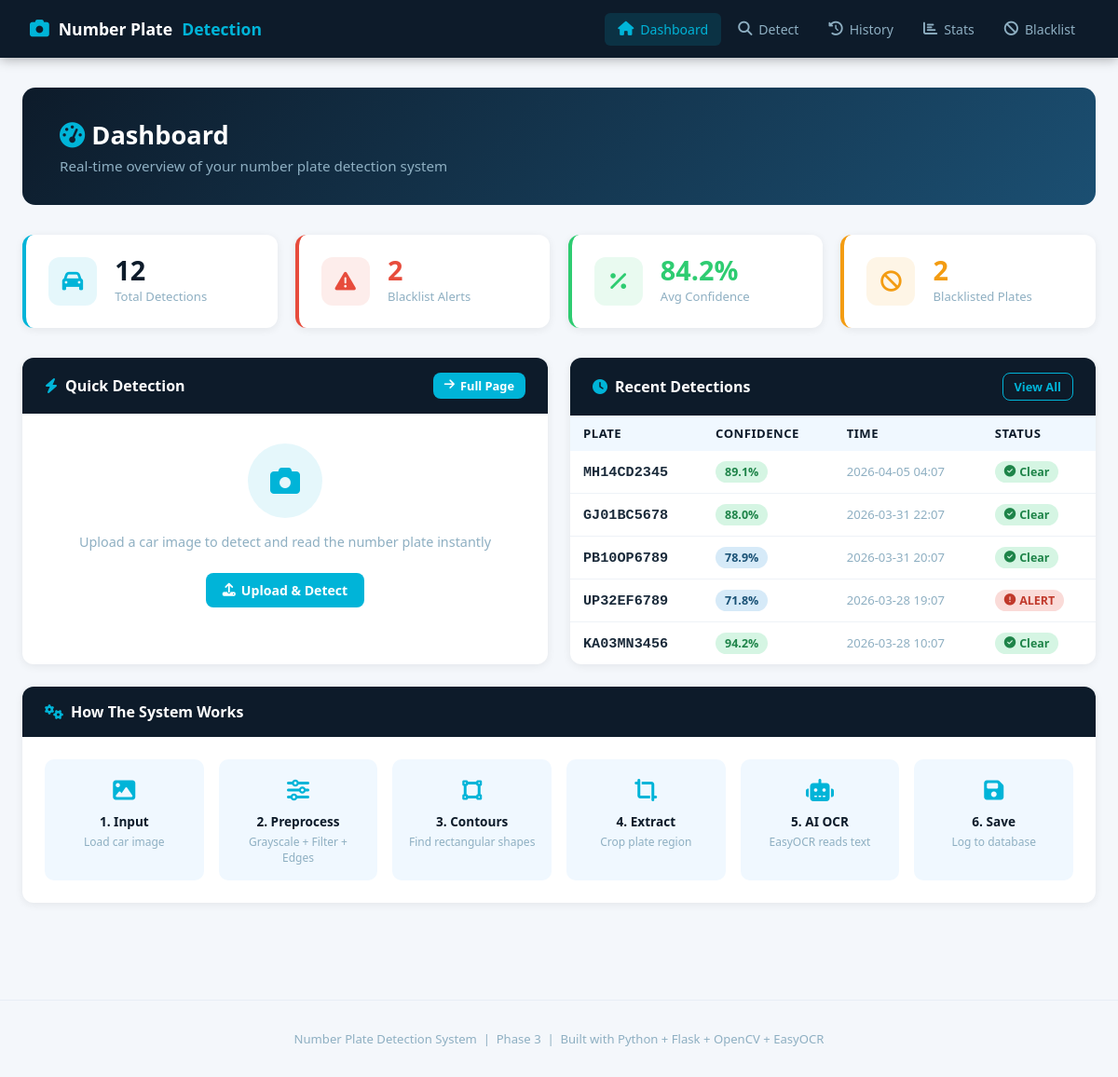
The page / on the database its author committed.
### tables this page shows
CREATE TABLE detections (
            id          INTEGER PRIMARY KEY AUTOINCREMENT,
            plate_text  TEXT    NOT NULL,
            confidence  REAL    DEFAULT 0,
            image_path  TEXT,
            is_blacklisted INTEGER DEFAULT 0,
            detected_at TEXT    DEFAULT CURRENT_TIMESTAMP
        );

### app.py (the view)
@app.route('/')
def index():
    stats  = db.get_stats()
    recent = db.get_recent_detections(5)
    return render_template('index.html', stats=stats, recent=recent)

### database.py (called while the page is built)
def get_db():
    conn = sqlite3.connect(DB_PATH)
    conn.row_factory = sqlite3.Row
    return conn

def get_recent_detections(limit=5):
    conn = get_db()
    rows = conn.execute(
        "SELECT * FROM detections ORDER BY detected_at DESC LIMIT ?", (limit,)
    ).fetchall()
    conn.close()
    return rows

def get_stats():
    conn = get_db()
    total = conn.execute("SELECT COUNT(*) FROM detections").fetchone()[0]
    alerts = conn.execute("SELECT COUNT(*) FROM detections WHERE is_blacklisted=1").fetchone()[0]
    avg_conf = conn.execute("SELECT AVG(confidence) FROM detections WHERE confidence > 0").fetchone()[0]
    blacklist_count = conn.execute("SELECT COUNT(*) FROM blacklist").fetchone()[0]
    conn.close()
    return {
        "total": total,
        "alerts": alerts,
        "avg_confidence": round(avg_conf or 0, 1),
        "blacklist_count": blacklist_count
    }

### templates/index.html (shortened to what this page needs)
{% extends "base.html" %}
{% block content %}
<div class="page-header">
  <h1><i class="fas fa-tachometer-alt" style="color:var(--cyan)"></i> Dashboard</h1>
  <p>Real-time overview of your number plate detection system</p>
</div>
<div class="stats-grid">
  <div class="stat-card">
    <div class="stat-icon"><i class="fas fa-car"></i></div>
    <div>
      <div class="stat-value">{{ stats.total }}</div>
      <div class="stat-label">Total Detections</div>
    </div>
  </div>
  <div class="stat-card alert">
    <div class="stat-icon"><i class="fas fa-exclamation-triangle"></i></div>
    <div>
      <div class="stat-value" style="color:var(--red)">{{ stats.alerts }}</div>
      <div class="stat-label">Blacklist Alerts</div>
    </div>
  </div>
  <div class="stat-card green">
    <div class="stat-icon"><i class="fas fa-percentage"></i></div>
    <div>
      <div class="stat-value" style="color:var(--green)">{{ stats.avg_confidence }}%</div>
      <div class="stat-label">Avg Confidence</div>
    </div>
  </div>
  <div class="stat-card orange">
    <div class="stat-icon"><i class="fas fa-ban"></i></div>
    <div>
      <div class="stat-value" style="color:var(--orange)">{{ stats.blacklist_count }}</div>
      <div class="stat-label">Blacklisted Plates</div>
    </div>
  </div>
</div>
<div style="display:grid; grid-template-columns: 1fr 1fr; gap:1.5rem">
  <div class="card">
    <div class="card-header">
      <h3><i class="fas fa-bolt"></i> Quick Detection</h3>
      <a href="/detect" class="btn btn-primary btn-sm"><i class="fas fa-arrow-right"></i> Full Page</a>
    </div>
    <div class="card-body" style="text-align:center; padding:2rem">
      <div style="width:80px;height:80px;background:rgba(0,180,216,0.1);border-radius:50%;display:flex;align-items:center;justify-content:center;margin:0 auto 1rem;font-size:2rem;color:var(--cyan)">
        <i class="fas fa-camera"></i>
      </div>
      <p style="color:var(--gray);margin-bottom:1.5rem;font-size:0.9rem">Upload a car image to detect and read the number plate instantly</p>
      <a href="/detect" class="btn btn-primary"><i class="fas fa-upload"></i> Upload & Detect</a>
    </div>
  </div>
  <div class="card">
    <div class="card-header">
      <h3><i class="fas fa-clock"></i> Recent Detections</h3>
      <a href="/history" class="btn btn-outline btn-sm">View All</a>
    </div>
    <div class="card-body" style="padding:0">
      <table>
        <thead>
          <tr><th>Plate</th><th>Confidence</th><th>Time</th><th>Status</th></tr>
        </thead>
        <tbody>
          {% for d in recent %}
          <tr>
            <td><strong style="font-family:monospace;font-size:0.95rem">{{ d.plate_text }}</strong></td>
            <td>
              <span class="badge {% if d.confidence >= 80 %}badge-green{% elif d.confidence >= 50 %}badge-blue{% else %}badge-gray{% endif %}">
                {{ d.confidence }}%
              </span>
            </td>
            <td style="color:var(--gray);font-size:0.82rem">{{ d.detected_at[:16] }}</td>
            <td>
              {% if d.is_blacklisted %}
                <span class="badge badge-red"><i class="fas fa-exclamation-circle"></i> ALERT</span>
              {% else %}
                <span class="badge badge-green"><i class="fas fa-check-circle"></i> Clear</span>
              {% endif %}
            </td>
          </tr>
          {% else %}
          <tr><td colspan="4" style="text-align:center;color:var(--gray);padding:2rem">No detections yet</td></tr>
          {% endfor %}
        </tbody>
      </table>
    </div>
  </div>
</div>
<div class="card">
  <div class="card-header">
    <h3><i class="fas fa-cogs"></i> How The System Works</h3>
  </div>
  <div class="card-body">
    <div style="display:grid;grid-template-columns:repeat(6,1fr);gap:1rem;text-align:center">
      {% set steps = [
        ('fas fa-image','1. Input','Load car image'),
        ('fas fa-sliders-h','2. Preprocess','Grayscale + Filter + Edges'),
        ('fas fa-vector-square','3. Contours','Find rectangular shapes'),
        ('fas fa-crop-alt','4. Extract','Crop plate region'),
        ('fas fa-robot','5. AI OCR','EasyOCR reads text'),
        ('fas fa-save','6. Save','Log to database'),
      ] %}
      {% for icon, title, desc in steps %}
      <div style="padding:1rem;background:var(--light);border-radius:10px">
        <div style="font-size:1.5rem;color:var(--cyan);margin-bottom:8px"><i class="{{ icon }}"></i></div>
        <div style="font-weight:700;font-size:0.85rem;color:var(--navy);margin-bottom:4px">{{ title }}</div>
        <div style="font-size:0.75rem;color:var(--gray)">{{ desc }}</div>
      </div>
      {% endfor %}
    </div>
  </div>
</div>
{% endblock %}

### templates/base.html (style rules this page uses)
:root { --navy: #0D1B2A; --blue: #1B4F72; --cyan: #00B4D8; --cyan2: #0096B7; --white: #FFFFFF; --light: #F0F8FF; --gray: #8EAFC2; --card: #142535; --green: #2ECC71; --red: #E74C3C; --orange: #F39C12; --text: #1A2A3A; }
* { box-sizing: border-box; margin: 0; padding: 0; }
body { font-family: 'Segoe UI', sans-serif; background: #F4F7FB; color: var(--text); }
.page-header { background: linear-gradient(135deg, var(--navy) 0%, var(--blue) 100%); border-radius: 14px; padding: 2rem 2.5rem; margin-bottom: 2rem; color: white; }
.page-header h1 { font-size: 1.7rem; margin-bottom: 0.3rem; }
.page-header p { color: var(--gray); font-size: 0.95rem; }
.stats-grid { display: grid; grid-template-columns: repeat(auto-fit, minmax(210px, 1fr)); gap: 1.2rem; margin-bottom: 2rem; }
.stat-card { background: white; border-radius: 12px; padding: 1.5rem; display: flex; align-items: center; gap: 1.2rem; box-shadow: 0 2px 10px rgba(0,0,0,0.07); border-left: 4px solid var(--cyan); transition: transform 0.2s; }
.stat-card.alert { border-left-color: var(--red); }
.stat-card.green { border-left-color: var(--green); }
.stat-card.orange { border-left-color: var(--orange); }
.stat-icon { width: 52px; height: 52px; border-radius: 12px; background: rgba(0,180,216,0.1); display: flex; align-items: center; justify-content: center; font-size: 1.4rem; color: var(--cyan); flex-shrink: 0; }
.stat-card.alert .stat-icon { background: rgba(231,76,60,0.1); color: var(--red); }
.stat-card.green .stat-icon { background: rgba(46,204,113,0.1); color: var(--green); }
.stat-card.orange .stat-icon { background: rgba(243,156,18,0.1); color: var(--orange); }
.stat-value { font-size: 1.8rem; font-weight: 700; color: var(--navy); line-height: 1; }
.stat-label { font-size: 0.82rem; color: var(--gray); margin-top: 4px; }
.card { background: white; border-radius: 12px; box-shadow: 0 2px 10px rgba(0,0,0,0.07); overflow: hidden; margin-bottom: 1.5rem; }
.card-header { background: var(--navy); color: white; padding: 1rem 1.5rem; display: flex; align-items: center; justify-content: space-between; gap: 10px; }
.card-header h3 { font-size: 1rem; display: flex; align-items: center; gap: 8px; }
.card-header h3 i { color: var(--cyan); }
.card-body { padding: 1.5rem; }
table { width: 100%; border-collapse: collapse; }
th { background: var(--light); color: var(--navy); padding: 10px 14px; text-align: left; font-size: 0.82rem; text-transform: uppercase; letter-spacing: 0.5px; }
td { padding: 11px 14px; border-bottom: 1px solid #EEF2F7; font-size: 0.9rem; }
tr:last-child td { border-bottom: none; }
.badge { display: inline-flex; align-items: center; gap: 4px; padding: 3px 10px; border-radius: 20px; font-size: 0.78rem; font-weight: 600; }
.badge-green { background: #D5F5E3; color: #1E8449; }
.badge-red { background: #FADBD8; color: #C0392B; }
.badge-blue { background: #D6EAF8; color: #1A5276; }
.btn { display: inline-flex; align-items: center; gap: 6px; padding: 9px 18px; border-radius: 8px; border: none; cursor: pointer; font-size: 0.88rem; font-weight: 600; text-decoration: none; transition: all 0.2s; }
.btn-primary { background: var(--cyan); color: white; }
.btn-sm { padding: 5px 12px; font-size: 0.8rem; }
.btn-outline { background: transparent; border: 1.5px solid var(--cyan); color: var(--cyan); }

### rows shown on the page
detections: plate_text "MH14CD2345", confidence "89.1", detected_at "2026-04-05 04:07", is_blacklisted 0 (drawn)
detections: plate_text "GJ01BC5678", confidence "88.0", detected_at "2026-03-31 22:07", is_blacklisted 0 (drawn)
detections: plate_text "PB10OP6789", confidence "78.9", detected_at "2026-03-31 20:07", is_blacklisted 0 (drawn)
detections: plate_text "UP32EF6789", confidence "71.8", detected_at "2026-03-28 19:07", is_blacklisted 1 (drawn)
detections: plate_text "KA03MN3456", confidence "94.2", detected_at "2026-03-28 10:07", is_blacklisted 0 (drawn)

### other values the page prints
{{ stats.total }} "12"
{{ stats.alerts }} "2"
{{ stats.avg_confidence }} "84.2"
{{ stats.blacklist_count }} "2"
{{ title }} "1. Input" "2. Preprocess" "3. Contours" "4. Extract" "5. AI OCR" "6. Save"
{{ desc }} "Load car image" "Grayscale + Filter + Edges" "Find rectangular shapes" "Crop plate region" "EasyOCR reads text" "Log to database"
